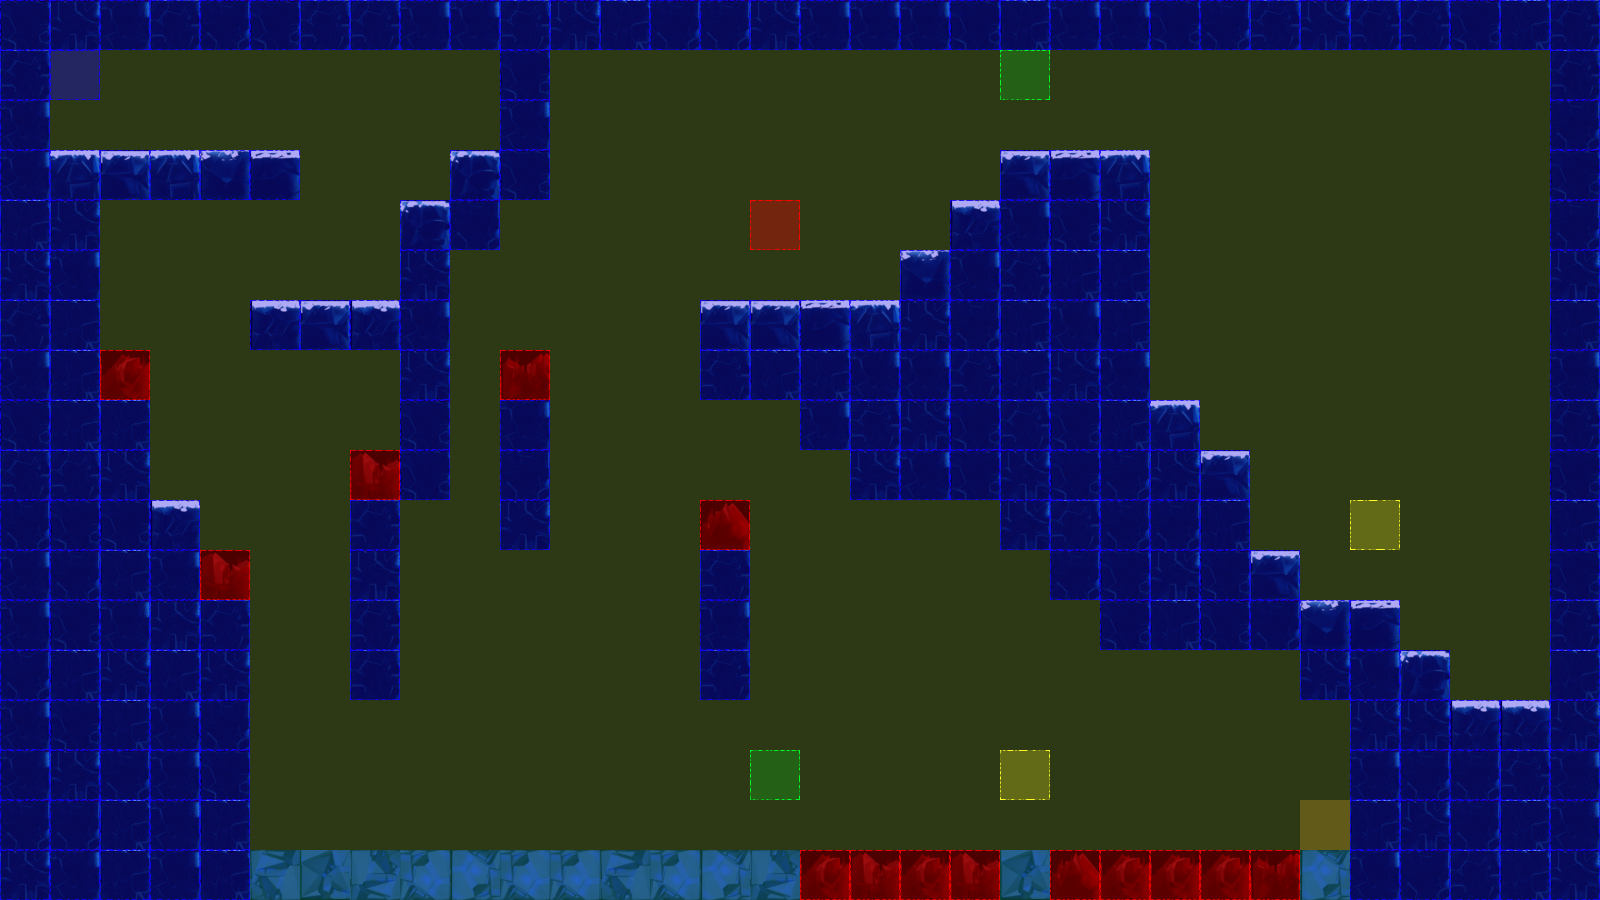

Tiled map render using the project's own tile images. Description and the map definition, with tile-layer contents summarised, below:
An orthogonal 32x18 tile map with 50x50 px tiles, 3 tile layers (terrain, collision, event), 2 tilesets.

<map version="1.0" orientation="orthogonal" renderorder="left-up" width="32" height="18" tilewidth="50" tileheight="50" nextobjectid="3">
 <tileset firstgid="1" name="frozenPlainsTile" tilewidth="50" tileheight="50" tilecount="50" columns="10">
  <image source="tiles/iceTile.png" width="500" height="251" />
 </tileset>
 <tileset firstgid="51" name="collisionTile" tilewidth="50" tileheight="50" tilecount="12" columns="3">
  <image source="tiles/collisionTile.png" width="150" height="200" />
 </tileset>
 <layer name="terrain" width="32" height="18">
  <data>[576 cells, 241 non-empty, 21 distinct tile ids]</data>
 </layer>
 <layer name="collision" width="32" height="18" opacity="0.9">
  <data>[576 cells, 576 non-empty, 4 distinct tile ids]</data>
 </layer>
 <layer name="event" width="32" height="18">
  <data>[576 cells, 7 non-empty, 5 distinct tile ids]</data>
 </layer>
</map>
